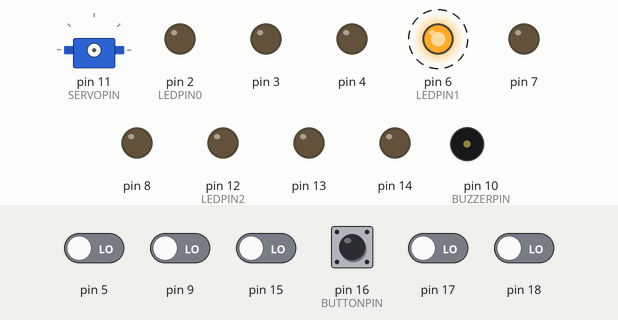
A sketch run on a simulated Arduino Uno, built with avr-gcc and run on an emulated ATmega328P. On the bench: servo, output pins drawn as LEDs (lit = HIGH), buzzer (waves = sounding). Dashed ring = blinking. The test bench sets the inputs (shaded band); at power-on: pin 5, pin 9, pin 15, pin 16 (BUTTONPIN), pin 17, pin 18 LOW. Random numbers use the default seed unless the sketch sets one.

Above: at 1.25 s.
1.3 s: pin 16 (BUTTONPIN) pulled HIGH for 0.15 s
At 2.56 s:
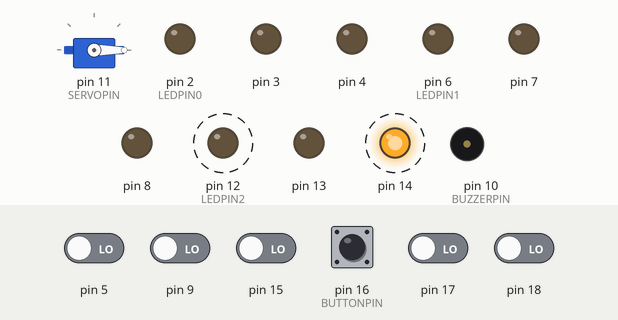
4.3 s: pin 17 driven HIGH
At 6.91 s:
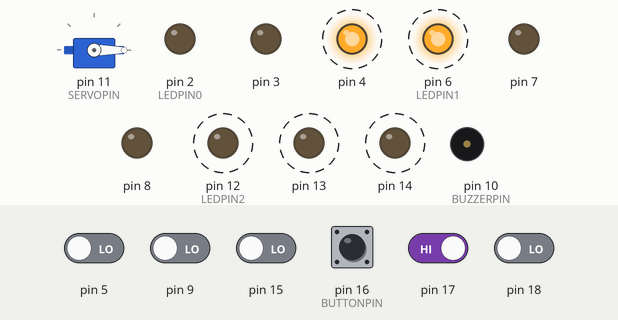
7.3 s: pin 18 driven HIGH
At 9.98 s:
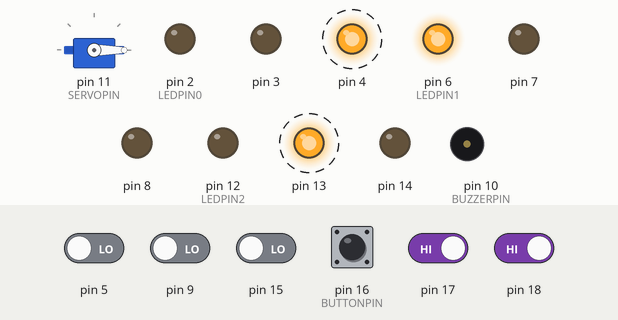
10.3 s: pin 16 (BUTTONPIN) pulled HIGH for 1 s
At 11.87 s:
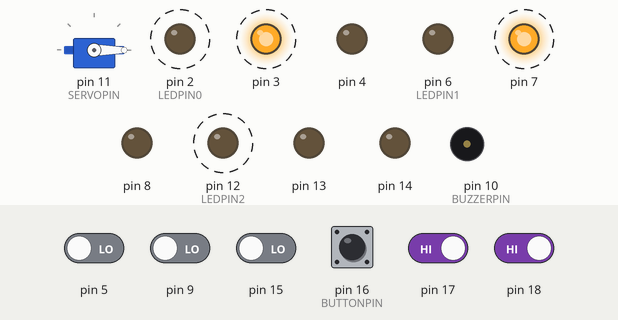
13.3 s: pin 16 (BUTTONPIN) pulled HIGH for 0.15 s
At 15.56 s:
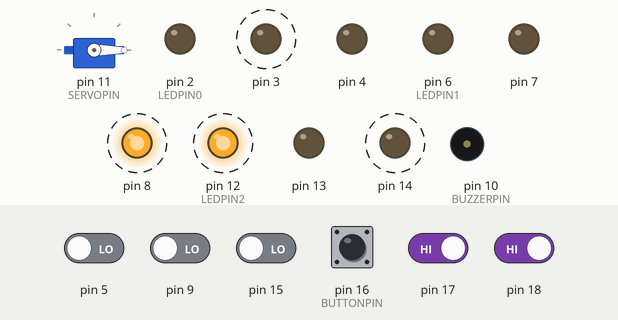
16.3 s: pin 16 (BUTTONPIN) pulled HIGH for 0.15 s
At 18.65 s:
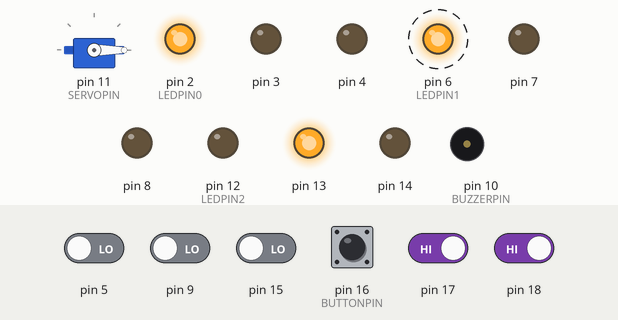
Timing chart, 0 to 22.6 s (numbered marks = the images above; inputs shaded):
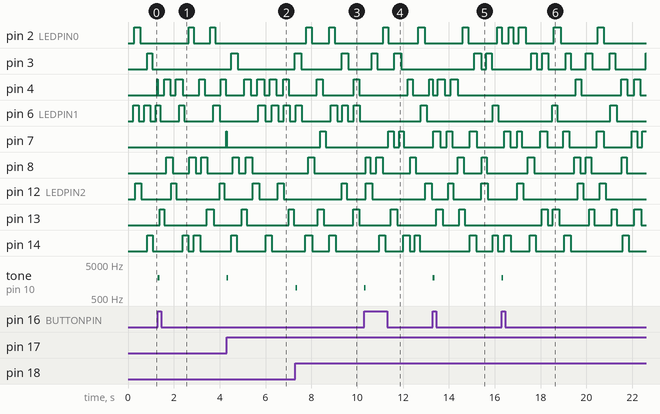

Measured:
- after the input at 1.3 s, tone on pin 10 (BUZZERPIN): silent → 2000 Hz at once, → silent 0.08 s later
- after the input at 4.3 s, pin 12 (LEDPIN2): alternates HIGH for 0.26 s and LOW for 0.80 s, starting after 1.2 s; tone on pin 10 (BUZZERPIN): silent → 2000 Hz at once, → silent 0.08 s later
- after the input at 7.3 s, pin 7: LOW → HIGH after 1.1 s, → LOW 0.25 s later; pin 13: alternates HIGH for 0.26 s and LOW for 1.3 s, starting after 0.97 s; tone on pin 10 (BUZZERPIN): silent → 1000 Hz at once, → silent 0.08 s later
- after the input at 10.3 s, tone on pin 10 (BUZZERPIN): silent → 1000 Hz at once, → silent 0.08 s later
- after the input at 13.3 s, pin 3: alternates HIGH for 0.27 s and LOW for 0.22 s, starting after 1.8 s; tone on pin 10 (BUZZERPIN): silent → 2000 Hz at once, → silent 0.08 s later
- after the input at 16.3 s, tone on pin 10 (BUZZERPIN): silent → 2000 Hz at once, → silent 0.08 s later
- by itself, pin 3: alternates HIGH for 0.27 s and LOW for 0.74 s
- by itself, pin 6 (LEDPIN1): alternates HIGH for 0.26 s and LOW for 2.3 s

The sketch:

wackamole.ino
```cpp
#include "wackgame.h"

wackGame game;

void setup()
{
  Serial.begin(9600);
}

void loop()
{
  game.tick();
}
```

wackbuttonmanager.h
```cpp
#ifndef WACKBUTTONMANAGER_H
#define WACKBUTTONMANAGER_H

class wackButtonManager
{
  public:
    //Constructor takes two int values to determine range of pins to poll for input
    wackButtonManager(int _startPin, int _endPin)

    //Initialize button state arrays with appropriate length
    : currentState(new int[_endPin - _startPin + 1])
    , previousState(new int[_endPin - _startPin + 1])

    //Initialize startPin and endPin attributes
    , startPin(_startPin)
    , endPin(_endPin)

    //Functional part of constructor sets pinMode and retrieves initial state
    {
      //Setting pin modes...
      for(int i = startPin; i <= endPin; i++)
      {
        pinMode(i, INPUT);
      }

      //Make sure previousState and currentState are set
      pollButtons();
      pollButtons();
    }

    //Update button states, to be called every loop()
    void pollButtons()
    {
      for(int i = 0; i <= endPin - startPin; i++)
      {
        previousState[i] = currentState[i];
        currentState[i] = digitalRead(startPin + i);
      }
    }

    //Checks if a button has been released (previous high, current low)
    //Note: button is the pin number offset by -startPin
    bool buttonUp(int button)
    {
      return previousState[button] == HIGH && currentState[button] == LOW;
    }

    //Checks if a button has been pressed (previous low, current high)
    bool buttonDown(int button)
    {
      return previousState[button] == LOW && currentState[button] == HIGH;
    }

    //Checks if a button is currently HIGH
    bool buttonHigh(int button)
    {
      return currentState[button] == HIGH;
    }

    //Destructor deallocates array memory
    virtual ~wackButtonManager()
    {
      delete(currentState);
      delete(previousState);
    }

  private:
    //Arrays that will store the state of each button pin
    int* currentState;
    int* previousState;

    //Integers that indicate the range of pins used for buttons
    int startPin;
    int endPin;
};

#endif // WACKBUTTONMANAGER_H
```

wackgame.h
```cpp
#ifndef WACKGAME_H
#define WACKGAME_H

#include <Servo.h>
#include "wackbuttonmanager.h"
#include "wackplayer.h"

//12 Pins starting with this pin will be allocated for LEDs
#define LEDPIN0 2
#define LEDPIN1 6
#define LEDPIN2 12

//3 Pins starting with this pin will be allocated for Buttons
#define BUTTONPIN 16

//This pin will be allocated for the buzzer
#define BUZZERPIN 10

//This pin will be allocated for the servo
#define SERVOPIN 11

//Game states used in tick() function
#define S_SETUP 0
#define S_INGAME 1
#define S_GAMEOVER 2

class wackGame
{
  public:
    wackGame()
    : buttonMgr(BUTTONPIN, BUTTONPIN + 2)
    , playerArray({
        wackPlayer(LEDPIN0, BUZZERPIN),
        wackPlayer(LEDPIN1, BUZZERPIN),
        wackPlayer(LEDPIN2, BUZZERPIN)
      })
    {
      for(int i = LEDPIN0; i < LEDPIN0
      + 3; i++)
      {
        pinMode(i, OUTPUT);
      }

      for(int i = LEDPIN1; i < LEDPIN1 + 3; i++)
      {
        pinMode(i, OUTPUT);
      }

      for(int i = LEDPIN2; i < LEDPIN2 + 3; i++)
      {
        pinMode(i, OUTPUT);
      }

      pinMode(BUZZERPIN, OUTPUT);

      buzzerPin = BUZZERPIN;

      srand(millis());

      nextTick = millis() + 10;
      servoDelay = 0;
    }

    void tick()
    {
      if(millis() > servoDetachTimer)
      {
        leadServo.detach();
        servoDetachTimer = -1;
      }

      if(millis() >= nextTick)
      {
        buttonMgr.pollButtons();

        switch(gameState)
        {
          case S_SETUP:
          {
            switch(setupStage)
            {
              case 0:
              {
                playerCount = 1;
                setupStage++;

                break;
              }

              case 1:
              {
                difficulty = 2;

                gameState = S_INGAME;
                setupStage = 0;

                break;
              }

              default:
              {
                setupStage = 0;
                break;
              }
            }

            playerArray[0].reset(difficulty);
            playerArray[1].reset(difficulty);
            playerArray[2].reset(difficulty);

            break;
          }

          case S_INGAME:
          {
            for(int i = 0; i < 3; i++)
            {
              playerArray[i].update();

              if(buttonMgr.buttonDown(i))
              {
                playerArray[i].buttonPress();
              }
            }

            if(playerArray[0].getScore() > playerArray[1].getScore() && playerArray[0].getScore() > playerArray[2].getScore())
            {
              if(millis() > servoDelay)
              {
                leadServo.attach(SERVOPIN);
                leadServo.write(0);
                servoDelay = millis() + 500;
                servoDetachTimer = millis() + 490;
              }

              if(playerArray[0].getScore() >= 10)
              {
                gameState = S_GAMEOVER;
                Serial.println("Player 0 wins");
              }
            }

            if(playerArray[1].getScore() > playerArray[0].getScore() && playerArray[1].getScore() > playerArray[2].getScore())
            {
              if(millis() > servoDelay)
              {
                leadServo.attach(SERVOPIN);
                leadServo.write(80);
                servoDelay = millis() + 500;
                servoDetachTimer = millis() + 490;
              }

              if(playerArray[1].getScore() >= 10)
              {
                gameState = S_GAMEOVER;
                Serial.println("Player 1 wins");
              }
            }

            if(playerArray[2].getScore() > playerArray[0].getScore() && playerArray[2].getScore() > playerArray[1].getScore())
            {
              if(millis() > servoDelay)
              {
                leadServo.attach(SERVOPIN);
                leadServo.write(160);
                servoDelay = millis() + 500;
                servoDetachTimer = millis() + 490;
              }

              if(playerArray[2].getScore() >= 10)
              {
                gameState = S_GAMEOVER;
                Serial.println("Player 2 wins");
              }
            }

            break;
          }

          case S_GAMEOVER:
          {
            gameState = S_SETUP;

            break;
          }

          default:
          {
            gameState = 0;
            break;
          }
        }

        nextTick = millis() + 10;
      }
    }

    virtual ~wackGame()
    {}

  private:
    wackButtonManager buttonMgr;
    wackPlayer playerArray[3];

    unsigned long int nextTick;
    unsigned long int servoDelay;
    unsigned long int servoDetachTimer;
    int gameState = 0;

    Servo leadServo;
    int buzzerPin;

    int playerCount = 0;
    int difficulty = 0;

    //SETUP VARIABLES
    int setupStage = 0;
    unsigned long int setupLEDTimer = 0;

    //GAMEOVER VARIABLES
};

#endif // WACKGAME_H
```

wackplayer.h
```cpp
#ifndef WACKPLAYER_H
#define WACKPLAYER_H

#include <stdlib.h>

#define EASYMOD 400 + rand() % 50
#define MEDIUMMOD 350 + rand() % 50
#define HARDMOD 200 + rand() % 100

class wackPlayer
{
  public:
    wackPlayer(int _ledPin, int _buzzPin)
    : ledPin(_ledPin)
    , buzzPin(_buzzPin)
    {}

    void update()
    {
      if(digitalRead(ledPin + ledOffset) == LOW && millis() >= onTimer)
      {
        digitalWrite(ledPin + ledOffset, HIGH);
        offTimer = millis() + difficultyModifier();
      }

      if(digitalRead(ledPin + ledOffset) == HIGH && millis() >= offTimer)
      {
        digitalWrite(ledPin + ledOffset, LOW);
        onTimer = millis() + difficultyModifier();

        ledOffset = rand() % 3;
      }

      if(digitalRead(ledPin + 3) == HIGH && millis() >= blueTimer)
      {
        digitalWrite(ledPin + 3, LOW);
      }
    }

    void buttonPress()
    {
      if(digitalRead(ledPin + ledOffset) == HIGH)
      {
        score++;

        digitalWrite(ledPin + ledOffset, LOW);
        onTimer = millis() + difficultyModifier();

        ledOffset = rand() % 3;

        digitalWrite(ledPin + 3, HIGH);
        blueTimer = millis() + 250;

        tone(buzzPin, 2000, 75);
      }
      else
      {
        onTimer += 300;

        tone(buzzPin, 1000, 75);
      }
    }

    int getScore()
    {
      return score;
    }

    void setLED(int ledIndex, int ledState)
    {
      digitalWrite(ledPin + ledIndex, ledState);
    }

    void reset(int _difficulty)
    {
      for(int i = ledPin; i <= ledPin + 3; i++)
      {
        digitalWrite(i, LOW);
      }

      score = 0;
      difficulty = _difficulty;

      ledOffset = rand() % 3;
      onTimer = millis() + difficultyModifier();
    }

    unsigned long int difficultyModifier()
    {
      switch(difficulty)
      {
        case 0:
        {
          return EASYMOD;
          break;
        }

        case 1:
        {
          return MEDIUMMOD;
          break;
        }

        case 2:
        {
          return HARDMOD;
          break;
        }

        default:
        {
          return MEDIUMMOD;
          break;
        }
      }
    }

    virtual ~wackPlayer() {}

  private:
    unsigned long int onTimer = 0;
    unsigned long int offTimer = 0;
    unsigned long int blueTimer = 0;

    int difficulty = 0;
    int buzzPin;
    int ledPin;

    int ledOffset = 0;
    int score = 0;
};

#endif // WACKPLAYER_H
```
